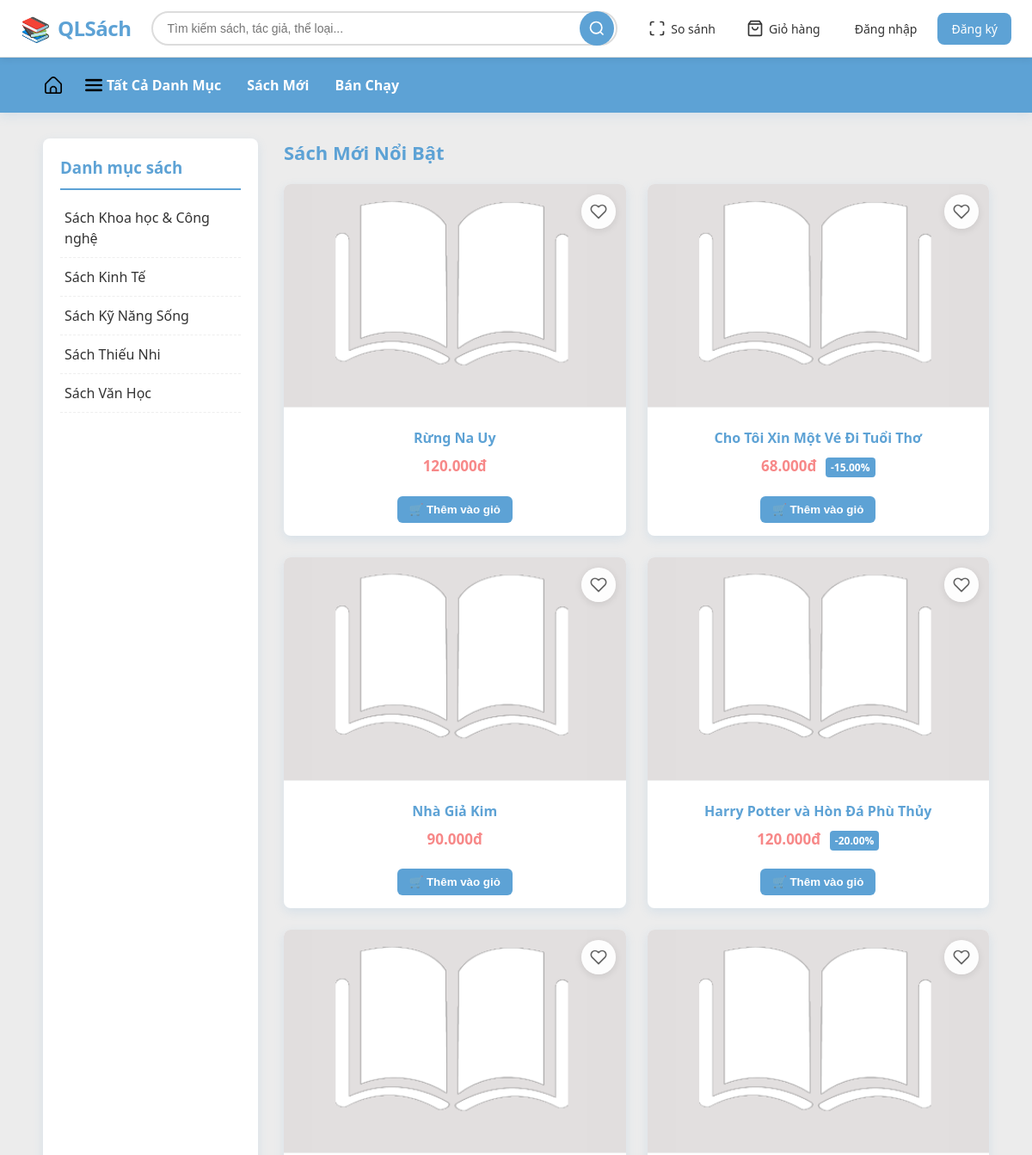
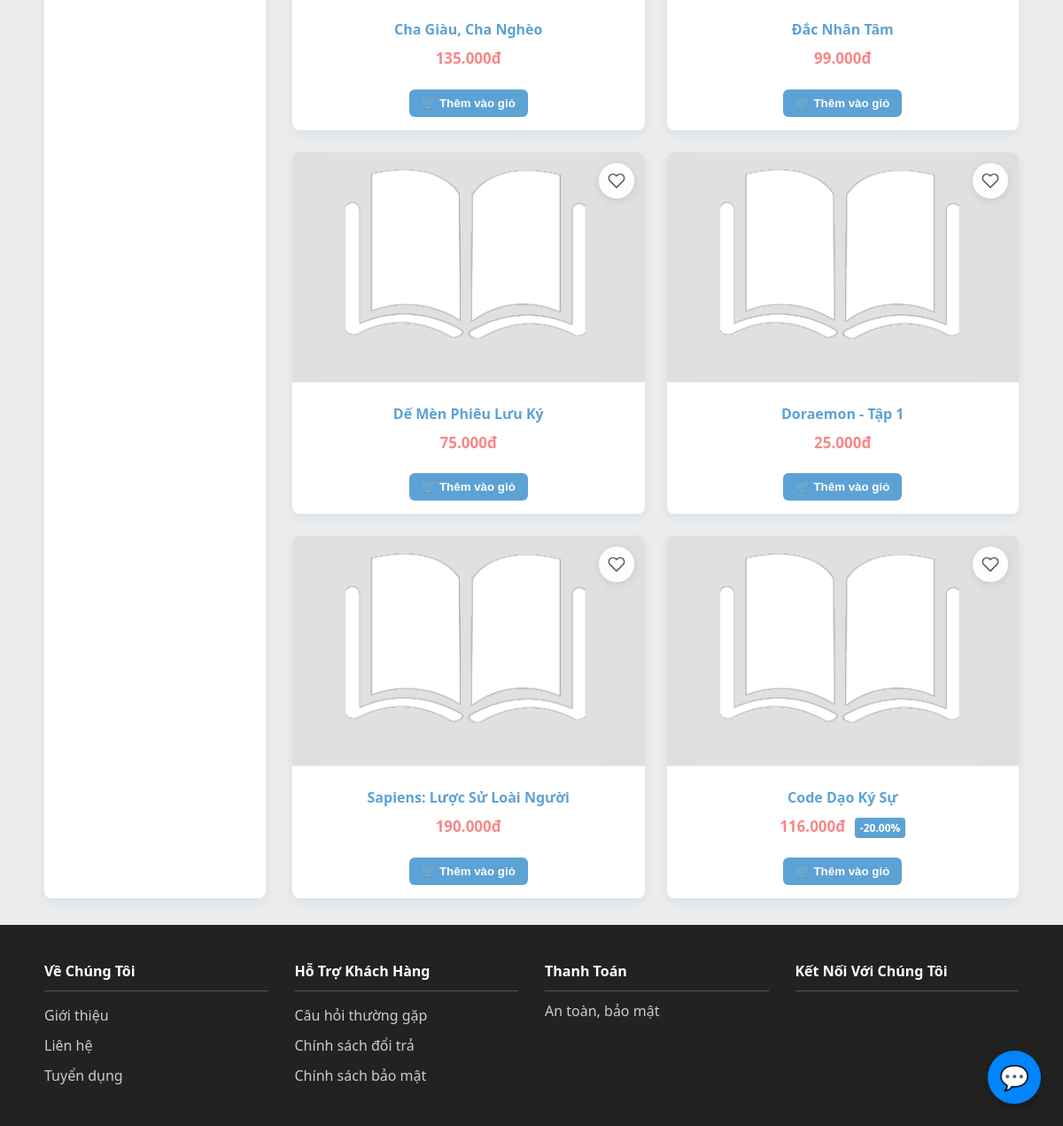
The page /public/index.php on the database its author committed (2 pictures, top to bottom).
### tables this page shows
CREATE TABLE `loai_sach` (
  `id_loai` varchar(5) NOT NULL,
  `ten_loai` varchar(250) NOT NULL
);

CREATE TABLE `sach` (
  `id_sach` varchar(5) NOT NULL,
  `id_nxb` varchar(5) NOT NULL,
  `id_km` varchar(5) NOT NULL,
  `ten_sach` varchar(100) DEFAULT NULL,
  `mo_ta` text DEFAULT NULL,
  `trang_thai_sach` smallint(6) DEFAULT NULL,
  `so_luong_ton` int(11) DEFAULT NULL
);

CREATE TABLE `khuyen_mai` (
  `id_km` varchar(5) NOT NULL,
  `ten_km` varchar(250) NOT NULL,
  `phan_tram_km` decimal(5,2) NOT NULL,
  `ngay_bat_dau` datetime NOT NULL,
  `ngay_ket_thuc` datetime NOT NULL,
  `trang_thai_km` varchar(100) NOT NULL
);

### models/Database.php (called while the page is built, shortened)
<?php
class Database {
    private $host = '127.0.0.1';
    private $db_name = 'qlsach';
    private $username = 'root';
    private $password = '';
    private $conn;
    public function __construct() {
        $this->conn = null;
        $dsn = 'mysql:host=' . $this->host . ';dbname=' . $this->db_name . ';charset=utf8mb4';
        try {
            $this->conn = new PDO($dsn, $this->username, $this->password);
            $this->conn->setAttribute(PDO::ATTR_ERRMODE, PDO::ERRMODE_EXCEPTION);
            $this->conn->setAttribute(PDO::ATTR_DEFAULT_FETCH_MODE, PDO::FETCH_OBJ);
        } catch (PDOException $e) {
            echo 'Kết nối thất bại: ' . $e->getMessage();
        }
    }
    public function prepare($sql) {
        return $this->conn->prepare($sql);
    }
}
?>

### models/Category.php (called while the page is built, shortened)
<?php
require_once 'Database.php';
class Category {
    private $db;
    public function __construct() {
        $this->db = new Database();
    }
    public function getAllParentCategories() {
        $sql = "SELECT * FROM loai_sach ORDER BY ten_loai ASC";
        $stmt = $this->db->prepare($sql);
        $stmt->execute();
        return $stmt->fetchAll(PDO::FETCH_OBJ);
    }
}
?>

### models/Book.php (called while the page is built, shortened)
<?php
require_once 'Database.php';
class Book {
    private $db_connection;
    public function __construct($db_conn = null) {
        if ($db_conn) {
            $this->db_connection = $db_conn;
        } else {
            $this->db_connection = new Database();
        }
    }
    public function getAllBooks() {
        $sql = "SELECT
                    s.*, l.ten_loai, n.ten_nxb, k.phan_tram_km, g.gia_sach_ban,
                    GROUP_CONCAT(DISTINCT tl.ten_the_loai SEPARATOR ', ') AS danh_sach_the_loai
                FROM sach s
                -- SỬA LỖI 1: JOIN qua bảng trung gian sach_theloai
                LEFT JOIN sach_theloai stl ON s.id_sach = stl.id_sach
                LEFT JOIN the_loai tl ON stl.id_the_loai = tl.id_the_loai
                LEFT JOIN loai_sach l ON tl.id_loai = l.id_loai
                -- Các JOIN còn lại
                JOIN nxb n ON s.id_nxb = n.id_nxb
                JOIN khuyen_mai k ON s.id_km = k.id_km
                -- SỬA LỖI 2: Logic lấy giá sách HIỆN TẠI
                JOIN gia_sach g ON s.id_sach = g.id_sach
                JOIN thoi_diem td ON g.tg_gia_bd = td.tg_gia_bd
                WHERE s.trang_thai_sach = 1
                -- Thêm điều kiện để chỉ lấy giá đang có hiệu lực
                AND NOW() BETWEEN td.tg_gia_bd AND COALESCE(td.tg_gia_kt, '2099-12-31 23:59:59')
                -- Phải GROUP BY để GROUP_CONCAT hoạt động
                GROUP BY s.id_sach, l.ten_loai, n.ten_nxb, k.phan_tram_km, g.gia_sach_ban";
        $stmt = $this->db_connection->prepare($sql);
        $stmt->execute();
        return $stmt->fetchAll(PDO::FETCH_OBJ);
    }
}
?>

### public/index.php (the view, shortened to what this page needs)
<?php
include_once '../includes/header.php';
require_once '../models/Book.php';
require_once '../models/Category.php';
$bookModel = new Book();
$categoryModel = new Category();
$books = $bookModel->getAllBooks();
$categories = $categoryModel->getAllParentCategories();
$userWishlist = [];
function getBookImagePath($id_sach) {
    $fullPath = __DIR__ . "/uploads/" . $id_sach . ".jpg";
    return "/qlsach/public/uploads/default-book.png";
}
?>
<div class="main-container">
    <aside class="sidebar">
        <h3>Danh mục sách</h3>
        <ul>
            <?php foreach ($categories as $cat): ?>
                <li>
                    <a href="../public/search.php?category=<?= htmlspecialchars($cat->id_loai) ?>">
                        <?= htmlspecialchars($cat->ten_loai) ?>
                    </a>
                </li>
            <?php endforeach; ?>
        </ul>
    </aside>
    <main class="content-area">
        <h2>Sách Mới Nổi Bật</h2>
        <div class="product-grid">
            <?php if (!empty($books)): ?>
                <?php foreach ($books as $book):
                    $isWishlisted = isset($userWishlist[$book->id_sach]);
                    $discountedPrice = $book->gia_sach_ban * (1 - ($book->phan_tram_km ?? 0) / 100);
                ?>
                    <div class="product-item">
                        <?php if (isset($_SESSION['id_tk'])): ?>
                            <a href="#"
                               class="product-item-wishlist-btn <?= $isWishlisted ? 'active' : '' ?>"
                               data-book-id="<?= $book->id_sach ?>"
                               title="<?= $isWishlisted ? 'Xóa khỏi yêu thích' : 'Thêm vào yêu thích' ?>">
                                <svg width="20" height="20" viewBox="0 0 24 24" fill="<?= $isWishlisted ? 'currentColor' : 'none' ?>" stroke="currentColor" stroke-width="2" stroke-linecap="round" stroke-linejoin="round">
                                    <path d="M20.84 4.61a5.5 5.5 0 0 0-7.78 0L12 5.67l-1.06-1.06a5.5 5.5 0 0 0-7.78 7.78l1.06 1.06L12 21.23l7.78-7.78 1.06-1.06a5.5 5.5 0 0 0 0-7.78z"></path>
                                </svg>
                            </a>
                        <?php else: ?>
                            <a href="/qlsach/guest/login.php"
                               class="product-item-wishlist-btn"
                               title="Đăng nhập để thêm vào yêu thích">
                                <svg width="20" height="20" viewBox="0 0 24 24" fill="none" stroke="currentColor" stroke-width="2" stroke-linecap="round" stroke-linejoin="round">
                                    <path d="M20.84 4.61a5.5 5.5 0 0 0-7.78 0L12 5.67l-1.06-1.06a5.5 5.5 0 0 0-7.78 7.78l1.06 1.06L12 21.23l7.78-7.78 1.06-1.06a5.5 5.5 0 0 0 0-7.78z"></path>
                                </svg>
                            </a>
                        <?php endif; ?>
                        <a href="book_detail.php?id_sach=<?= htmlspecialchars($book->id_sach) ?>">
                            <img src="<?= getBookImagePath($book->id_sach) ?>"
                                 alt="<?= htmlspecialchars($book->ten_sach) ?>">
                        </a>
                        <div class="product-info">
                            <h4>
                                <a href="book_detail.php?id_sach=<?= htmlspecialchars($book->id_sach) ?>">
                                    <?= htmlspecialchars($book->ten_sach) ?>
                                </a>
                            </h4>
                            <div class="product-price">
                                <?php if ($book->phan_tram_km > 0): ?>
                                    <?= number_format($discountedPrice, 0, ',', '.') ?>đ
                                    <span class="discount">-<?= $book->phan_tram_km ?>%</span>
                                <?php else: ?>
                                    <?= number_format($book->gia_sach_ban, 0, ',', '.') ?>đ
                                <?php endif; ?>
                            </div>
                            <div class="product-actions">
                                <form action="../controllers/cartController.php?action=add" method="POST" style="flex: 1;">
                                    <button type="submit" class="btn">🛒 Thêm vào giỏ</button>
                                </form>
                            </div>
                        </div>
                    </div>
                <?php endforeach; ?>
            <?php else: ?>
                <p>Không có sách nào được hiển thị.</p>
            <?php endif; ?>
        </div>
    </main>
</div>
<?php include_once '../includes/footer.php'; ?>

### public/css/style.css (style rules this page uses)
:root { --primary: #5DA2D5; --primary-dark: #4b8cc4; --danger: #F78888; --accent: #F3D250; --light-bg: #ECECEC; --secondary-bg: #90CCF4; --text: #333; --border: #DCDCDC; --white: #fff; --shadow: 0 4px 12px rgba(93, 162, 213, 0.15); }
* { box-sizing: border-box; margin: 0; padding: 0; }
body { font-family: "Segoe UI", Roboto, Arial, sans-serif; background: var(--light-bg); color: var(--text); line-height: 1.5; }
a { color: var(--primary); text-decoration: none; }
img { max-width: 100%; display: block; }
.main-container { display: grid; grid-template-columns: 250px 1fr; gap: 30px; padding: 30px 50px; width: 100%; }
.sidebar { background: var(--white); padding: 20px; border-radius: 8px; box-shadow: var(--shadow); }
.sidebar h3 { color: var(--primary); border-bottom: 2px solid var(--primary); padding-bottom: 10px; margin-bottom: 10px; }
.sidebar ul { list-style: none; }
.sidebar ul li { border-bottom: 1px dashed #eee; }
.sidebar ul li a { display: block; padding: 10px 5px; color: var(--text); transition: 0.2s; }
.content-area h2 { font-size: 22px; color: var(--primary); margin-bottom: 20px; }
.product-grid { display: grid; grid-template-columns: repeat(auto-fill, minmax(260px, 1fr)); gap: 25px; }
.product-item { background: var(--white); border-radius: 8px; box-shadow: var(--shadow); overflow: hidden; transition: 0.2s; display: flex; flex-direction: column; }
.product-item img { width: 100%; height: 260px; object-fit: cover; border-bottom: 1px solid #eee; display: block; flex-shrink: 0; }
.product-info { padding: 15px; text-align: center; flex: 1; display: flex; flex-direction: column; }
.product-info h4 { margin: 8px 0; font-size: 16px; font-weight: 600; }
.product-price { font-weight: bold; font-size: 17px; color: var(--danger); margin-bottom: 10px; }
.product-price .discount { background: var(--primary); color: #fff; font-size: 12px; padding: 3px 6px; border-radius: 4px; margin-left: 6px; }
.product-item .btn { background: var(--primary); color: #fff; border: none; padding: 8px 14px; border-radius: 6px; font-weight: bold; cursor: pointer; transition: background 0.3s; }

### public/css/wishlist-button.css (style rules this page uses)
.product-item-wishlist-btn { position: absolute; top: 12px; right: 12px; width: 40px; height: 40px; background: rgba(255, 255, 255, 0.95); border: none; border-radius: 50%; display: flex; align-items: center; justify-content: center; cursor: pointer; transition: all 0.3s cubic-bezier(0.4, 0, 0.2, 1); z-index: 10; box-shadow: 0 2px 8px rgba(0,0,0,0.1); text-decoration: none; padding: 0; }
.product-item-wishlist-btn svg { width: 20px; height: 20px; transition: all 0.3s cubic-bezier(0.4, 0, 0.2, 1); fill: none; stroke: #666; stroke-width: 2; stroke-linecap: round; stroke-linejoin: round; }
.product-item { position: relative; }
.product-actions { display: flex; gap: 8px; align-items: center; margin-top: 12px; }
.product-actions .btn { flex: 1; }

### rows shown on the page
loai_sach: ten_loai "Sách Khoa học & Công nghệ"
loai_sach: ten_loai "Sách Kinh Tế"
loai_sach: ten_loai "Sách Kỹ Năng Sống"
loai_sach: ten_loai "Sách Thiếu Nhi"
loai_sach: ten_loai "Sách Văn Học"
sach: ten_sach "Rừng Na Uy", gia_sach_ban "120.000"
sach: ten_sach "Cho Tôi Xin Một Vé Đi Tuổi Thơ", discountedPrice "68.000", id_km.phan_tram_km "15.00"
sach: ten_sach "Nhà Giả Kim", gia_sach_ban "90.000"
sach: ten_sach "Harry Potter và Hòn Đá Phù Thủy", discountedPrice "120.000", id_km.phan_tram_km "20.00"
sach: ten_sach "Cha Giàu, Cha Nghèo", gia_sach_ban "135.000"
sach: ten_sach "Đắc Nhân Tâm", gia_sach_ban "99.000"
sach: ten_sach "Dế Mèn Phiêu Lưu Ký", gia_sach_ban "75.000"
sach: ten_sach "Doraemon - Tập 1", gia_sach_ban "25.000"
sach: ten_sach "Sapiens: Lược Sử Loài Người", gia_sach_ban "190.000"
sach: ten_sach "Code Dạo Ký Sự", discountedPrice "116.000", id_km.phan_tram_km "20.00"
